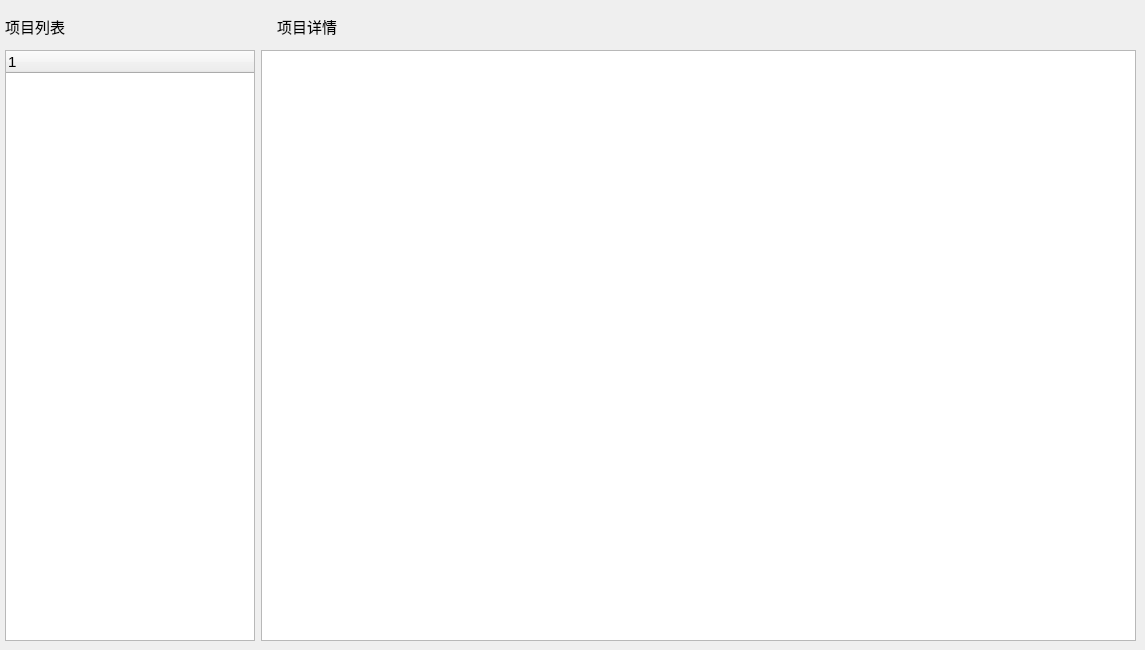
         <widget class="QWidget" name="tab_2">
          <property name="font">
           <font>
            <pointsize>11</pointsize>
           </font>
          </property>
          <attribute name="title">
           <string>详细信息</string>
          </attribute>
          <widget class="QWidget" name="layoutWidget">
           <property name="geometry">
            <rect>
             <x>5</x>
             <y>10</y>
             <width>1066</width>
             <height>32</height>
            </rect>
           </property>
           <layout class="QHBoxLayout" name="horizontalLayout">
            <item>
             <widget class="QLabel" name="label_32">
              <property name="sizePolicy">
               <sizepolicy hsizetype="Fixed" vsizetype="Preferred">
                <horstretch>0</horstretch>
                <verstretch>0</verstretch>
               </sizepolicy>
              </property>
              <property name="font">
               <font>
                <pointsize>11</pointsize>
               </font>
              </property>
              <property name="text">
               <string>项目列表</string>
              </property>
             </widget>
            </item>
            <item>
             <widget class="QLabel" name="label_8">
              <property name="sizePolicy">
               <sizepolicy hsizetype="Fixed" vsizetype="Preferred">
                <horstretch>0</horstretch>
                <verstretch>0</verstretch>
               </sizepolicy>
              </property>
              <property name="minimumSize">
               <size>
                <width>200</width>
                <height>0</height>
               </size>
              </property>
              <property name="text">
               <string/>
              </property>
             </widget>
            </item>
            <item>
             <widget class="QLabel" name="label_tables">
              <property name="text">
               <string>项目详情</string>
              </property>
             </widget>
            </item>
           </layout>
          </widget>
          <widget class="QWidget" name="layoutWidget">
           <property name="geometry">
            <rect>
             <x>5</x>
             <y>50</y>
             <width>1131</width>
             <height>591</height>
            </rect>
           </property>
           <layout class="QHBoxLayout" name="horizontalLayout_20">
            <item>
             <layout class="QVBoxLayout" name="verticalLayout">
              <item>
               <widget class="QTreeWidget" name="tree_project">
                <property name="sizePolicy">
                 <sizepolicy hsizetype="Preferred" vsizetype="Expanding">
                  <horstretch>0</horstretch>
                  <verstretch>0</verstretch>
                 </sizepolicy>
                </property>
                <property name="maximumSize">
                 <size>
                  <width>250</width>
                  <height>16777215</height>
                 </size>
                </property>
                <column>
                 <property name="text">
                  <string notr="true">1</string>
                 </property>
                </column>
               </widget>
              </item>
             </layout>
            </item>
            <item>
             <layout class="QVBoxLayout" name="verticalLayout_2">
              <property name="spacing">
               <number>6</number>
              </property>
              <item>
               <widget class="QTableWidget" name="table_prodetail">
                <property name="sortingEnabled">
                 <bool>true</bool>
                </property>
                <attribute name="horizontalHeaderStretchLastSection">
                 <bool>true</bool>
                </attribute>
                <attribute name="verticalHeaderVisible">
                 <bool>false</bool>
                </attribute>
               </widget>
              </item>
             </layout>
            </item>
           </layout>
          </widget>
         </widget>
